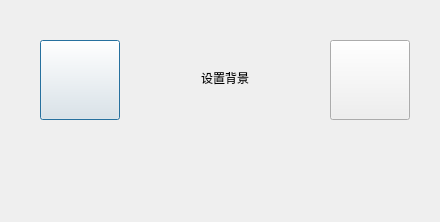
<?xml version="1.0" encoding="UTF-8"?>
<ui version="4.0">
 <class>BkgDlg</class>
 <widget class="QDialog" name="BkgDlg">
  <property name="geometry">
   <rect>
    <x>0</x>
    <y>0</y>
    <width>440</width>
    <height>222</height>
   </rect>
  </property>
  <property name="windowTitle">
   <string>设置背景</string>
  </property>
  <widget class="CButton" name="btnReturn">
   <property name="geometry">
    <rect>
     <x>40</x>
     <y>40</y>
     <width>80</width>
     <height>80</height>
    </rect>
   </property>
   <property name="autoFillBackground">
    <bool>false</bool>
   </property>
   <property name="styleSheet">
    <string notr="true">border-image: url(:/img/btnReturn.png);</string>
   </property>
   <property name="text">
    <string/>
   </property>
   <property name="iconSize">
    <size>
     <width>100</width>
     <height>100</height>
    </size>
   </property>
   <property name="flat">
    <bool>false</bool>
   </property>
  </widget>
  <widget class="CLabel" name="labelTitle">
   <property name="geometry">
    <rect>
     <x>140</x>
     <y>48</y>
     <width>170</width>
     <height>60</height>
    </rect>
   </property>
   <property name="text">
    <string>设置背景</string>
   </property>
   <property name="alignment">
    <set>Qt::AlignCenter</set>
   </property>
  </widget>
  <widget class="CButton" name="btnColor">
   <property name="geometry">
    <rect>
     <x>330</x>
     <y>40</y>
     <width>80</width>
     <height>80</height>
    </rect>
   </property>
   <property name="autoFillBackground">
    <bool>false</bool>
   </property>
   <property name="styleSheet">
    <string notr="true">border-image: url(:/img/btnColor.png);</string>
   </property>
   <property name="text">
    <string/>
   </property>
   <property name="iconSize">
    <size>
     <width>100</width>
     <height>100</height>
    </size>
   </property>
   <property name="flat">
    <bool>false</bool>
   </property>
  </widget>
  <zorder>labelTitle</zorder>
  <zorder>btnReturn</zorder>
  <zorder>btnColor</zorder>
 </widget>
 <customwidgets>
  <customwidget>
   <class>CButton</class>
   <extends>QPushButton</extends>
   <header location="global">button.h</header>
  </customwidget>
  <customwidget>
   <class>CLabel</class>
   <extends>QLabel</extends>
   <header location="global">label.h</header>
  </customwidget>
 </customwidgets>
 <resources/>
 <connections/>
</ui>
